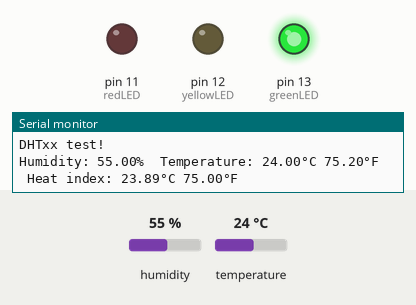
This sketch was run on a simulated Arduino Uno, built with avr-gcc and run on an emulated ATmega328P. Shown: output pins drawn as LEDs (lit = HIGH), the last lines printed to the serial monitor. Inputs (shaded band) come from the test bench; at power-on: humidity 55 %, temperature 24 °C.

Above: at 0.1 s.
At 7.9 s:
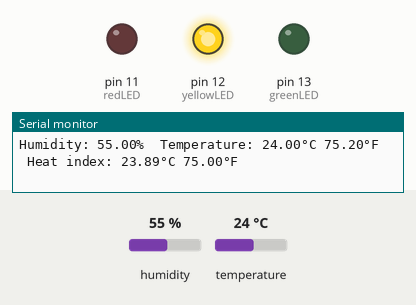
At 21.4 s:
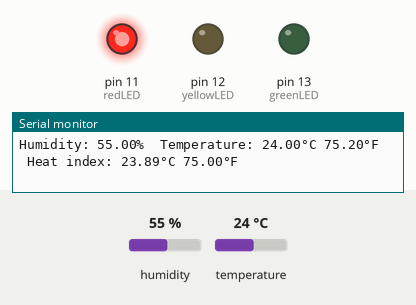
At 37.8 s:
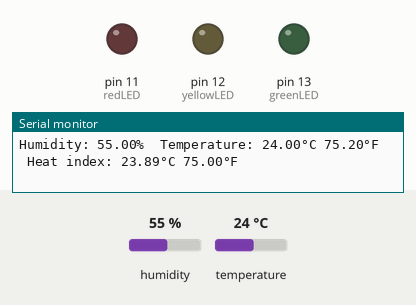
Timing chart, 0 to 39.3 s (numbered marks = the images above):
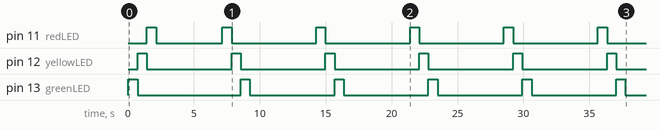

The sketch:

CW2-6506022620052.ino
```cpp
#include "DHT.h"

#define DHTPIN 7
#define DHTTYPE DHT22

const int greenLED = 13;
const int yellowLED = 12;
const int redLED = 11;
int count = 0;
float lastTemp = 0.0;
DHT dht(DHTPIN, DHTTYPE);

void setup() {
  pinMode(greenLED, OUTPUT);
  pinMode(yellowLED, OUTPUT);
  pinMode(redLED, OUTPUT);
  Serial.begin(9600);
  Serial.println(F("DHTxx test!"));
  dht.begin();
}

void blinkLED(int pin) {
  digitalWrite(pin, HIGH);
  delay(700);
  digitalWrite(pin, LOW);
}

void loop() {
  float h = dht.readHumidity();
  float t = dht.readTemperature();
  float f = dht.readTemperature(true);

  if (isnan(h) || isnan(t) || isnan(f)) {
    Serial.println(F("Failed to read from DHT sensor!"));
    return;
  }

  float hif = dht.computeHeatIndex(f, h);
  float hic = dht.computeHeatIndex(t, h, false);

  Serial.print(F("Humidity: "));
  Serial.print(h);
  Serial.print(F("%  Temperature: "));
  Serial.print(t);
  Serial.print(F("°C "));
  Serial.print(f);
  Serial.print(F("°F  Heat index: "));
  Serial.print(hic);
  Serial.print(F("°C "));
  Serial.print(hif);
  Serial.println(F("°F"));

  if (count == 0) {
    blinkLED(greenLED);
    blinkLED(yellowLED);
    blinkLED(redLED);
  } else {
    if (t > lastTemp) {
      blinkLED(greenLED);
      blinkLED(yellowLED);
      blinkLED(redLED);
    } else {
      blinkLED(redLED);
      blinkLED(yellowLED);
      blinkLED(greenLED);
    }
  }

  lastTemp = t;
  count++;
  delay(5000);
}
```

Measured:
- by itself, pin 11 (redLED): goes HIGH 0.70 s, LOW 5.0 s, 4 × (HIGH 0.70 s, LOW 6.4 s), HIGH 0.70 s, then LOW
- by itself, pin 12 (yellowLED): alternates HIGH for 0.70 s and LOW for 6.4 s
- by itself, pin 13 (greenLED): goes HIGH 0.70 s, LOW 7.8 s, 4 × (HIGH 0.70 s, LOW 6.4 s), HIGH 0.70 s, then LOW
